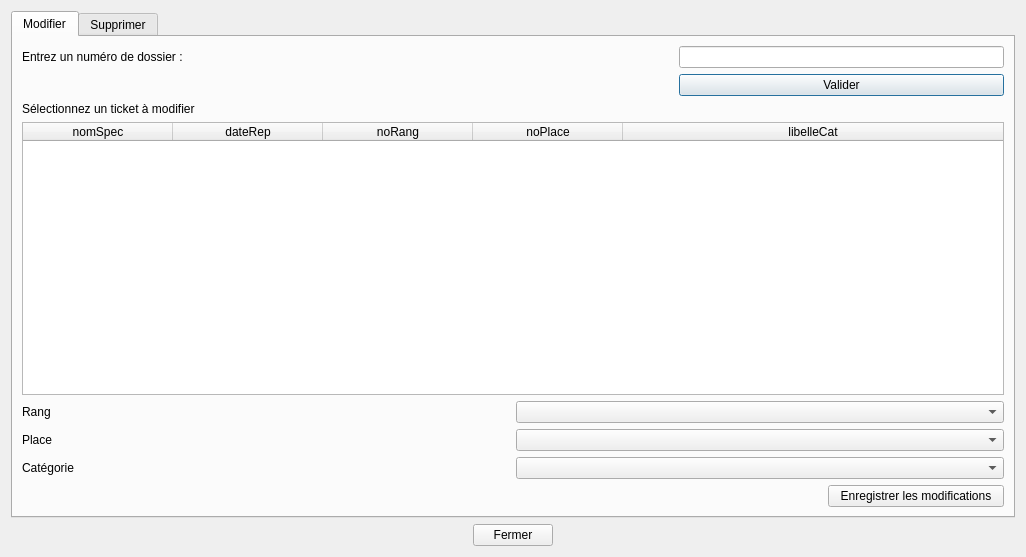
<?xml version="1.0" encoding="UTF-8"?>
<ui version="4.0">
 <class>fct_mod_2</class>
 <widget class="QDialog" name="fct_mod_2">
  <property name="geometry">
   <rect>
    <x>0</x>
    <y>0</y>
    <width>1026</width>
    <height>557</height>
   </rect>
  </property>
  <property name="sizePolicy">
   <sizepolicy hsizetype="Preferred" vsizetype="Preferred">
    <horstretch>0</horstretch>
    <verstretch>0</verstretch>
   </sizepolicy>
  </property>
  <property name="minimumSize">
   <size>
    <width>0</width>
    <height>0</height>
   </size>
  </property>
  <property name="windowTitle">
   <string>BD Théâtre</string>
  </property>
  <layout class="QVBoxLayout" name="verticalLayout">
   <item>
    <widget class="QTabWidget" name="tabWidget">
     <property name="enabled">
      <bool>true</bool>
     </property>
     <property name="focusPolicy">
      <enum>Qt::TabFocus</enum>
     </property>
     <property name="contextMenuPolicy">
      <enum>Qt::DefaultContextMenu</enum>
     </property>
     <property name="acceptDrops">
      <bool>false</bool>
     </property>
     <property name="currentIndex">
      <number>0</number>
     </property>
     <widget class="QWidget" name="tabUpdate">
      <attribute name="title">
       <string>Modifier</string>
      </attribute>
      <layout class="QVBoxLayout" name="verticalLayout_2">
       <item>
        <layout class="QGridLayout" name="gridDossier">
         <item row="1" column="1">
          <spacer name="horizontalSpacer_4">
           <property name="orientation">
            <enum>Qt::Horizontal</enum>
           </property>
           <property name="sizeHint" stdset="0">
            <size>
             <width>40</width>
             <height>20</height>
            </size>
           </property>
          </spacer>
         </item>
         <item row="1" column="2">
          <widget class="QPushButton" name="pushDossier">
           <property name="text">
            <string>Valider</string>
           </property>
          </widget>
         </item>
         <item row="0" column="0">
          <widget class="QLabel" name="label">
           <property name="text">
            <string>Entrez un numéro de dossier :</string>
           </property>
          </widget>
         </item>
         <item row="0" column="2">
          <widget class="QLineEdit" name="lineEdit"/>
         </item>
         <item row="1" column="0">
          <spacer name="horizontalSpacer_3">
           <property name="orientation">
            <enum>Qt::Horizontal</enum>
           </property>
           <property name="sizeHint" stdset="0">
            <size>
             <width>40</width>
             <height>20</height>
            </size>
           </property>
          </spacer>
         </item>
         <item row="2" column="0">
          <widget class="QLabel" name="label_5">
           <property name="text">
            <string>Sélectionnez un ticket à modifier</string>
           </property>
          </widget>
         </item>
        </layout>
       </item>
       <item>
        <widget class="QTableWidget" name="tableWidget">
         <property name="selectionMode">
          <enum>QAbstractItemView::SingleSelection</enum>
         </property>
         <property name="selectionBehavior">
          <enum>QAbstractItemView::SelectRows</enum>
         </property>
         <attribute name="horizontalHeaderDefaultSectionSize">
          <number>150</number>
         </attribute>
         <attribute name="horizontalHeaderStretchLastSection">
          <bool>true</bool>
         </attribute>
         <attribute name="verticalHeaderVisible">
          <bool>false</bool>
         </attribute>
         <column>
          <property name="text">
           <string>nomSpec</string>
          </property>
         </column>
         <column>
          <property name="text">
           <string>dateRep</string>
          </property>
         </column>
         <column>
          <property name="text">
           <string>noRang</string>
          </property>
         </column>
         <column>
          <property name="text">
           <string>noPlace</string>
          </property>
         </column>
         <column>
          <property name="text">
           <string>libelleCat</string>
          </property>
         </column>
        </widget>
       </item>
       <item>
        <layout class="QGridLayout" name="gridLayout">
         <item row="1" column="0">
          <widget class="QLabel" name="label_7">
           <property name="text">
            <string>Place</string>
           </property>
          </widget>
         </item>
         <item row="0" column="0">
          <widget class="QLabel" name="label_6">
           <property name="text">
            <string>Rang</string>
           </property>
          </widget>
         </item>
         <item row="2" column="0">
          <widget class="QLabel" name="label_8">
           <property name="text">
            <string>Catégorie</string>
           </property>
          </widget>
         </item>
         <item row="2" column="1">
          <widget class="QComboBox" name="comboCat"/>
         </item>
         <item row="1" column="1">
          <widget class="QComboBox" name="comboPlace"/>
         </item>
         <item row="0" column="1">
          <widget class="QComboBox" name="comboRang"/>
         </item>
        </layout>
       </item>
       <item>
        <layout class="QGridLayout" name="gridModif">
         <item row="1" column="1">
          <widget class="QPushButton" name="pushModif">
           <property name="text">
            <string>Enregistrer les modifications</string>
           </property>
          </widget>
         </item>
         <item row="1" column="0">
          <widget class="QLabel" name="label_2">
           <property name="minimumSize">
            <size>
             <width>800</width>
             <height>0</height>
            </size>
           </property>
           <property name="text">
            <string/>
           </property>
          </widget>
         </item>
        </layout>
       </item>
      </layout>
     </widget>
     <widget class="QWidget" name="tabSupp">
      <attribute name="title">
       <string>Supprimer</string>
      </attribute>
      <layout class="QVBoxLayout" name="verticalLayout_10">
       <item>
        <layout class="QGridLayout" name="gridLayout_3">
         <item row="1" column="0">
          <spacer name="horizontalSpacer_6">
           <property name="orientation">
            <enum>Qt::Horizontal</enum>
           </property>
           <property name="sizeHint" stdset="0">
            <size>
             <width>40</width>
             <height>20</height>
            </size>
           </property>
          </spacer>
         </item>
         <item row="0" column="0">
          <widget class="QLabel" name="label_3">
           <property name="text">
            <string>Entrez un numéro de dossier :</string>
           </property>
          </widget>
         </item>
         <item row="0" column="2">
          <widget class="QLineEdit" name="lineEdit_2"/>
         </item>
         <item row="0" column="1">
          <spacer name="horizontalSpacer_8">
           <property name="orientation">
            <enum>Qt::Horizontal</enum>
           </property>
           <property name="sizeHint" stdset="0">
            <size>
             <width>40</width>
             <height>20</height>
            </size>
           </property>
          </spacer>
         </item>
         <item row="1" column="2">
          <widget class="QPushButton" name="pushButton_4">
           <property name="text">
            <string>Valider</string>
           </property>
          </widget>
         </item>
         <item row="1" column="1">
          <spacer name="horizontalSpacer_7">
           <property name="orientation">
            <enum>Qt::Horizontal</enum>
           </property>
           <property name="sizeHint" stdset="0">
            <size>
             <width>40</width>
             <height>20</height>
            </size>
           </property>
          </spacer>
         </item>
        </layout>
       </item>
       <item>
        <widget class="QTableWidget" name="tableWidget_2">
         <property name="mouseTracking">
          <bool>false</bool>
         </property>
         <property name="selectionMode">
          <enum>QAbstractItemView::SingleSelection</enum>
         </property>
         <property name="selectionBehavior">
          <enum>QAbstractItemView::SelectRows</enum>
         </property>
         <attribute name="horizontalHeaderDefaultSectionSize">
          <number>150</number>
         </attribute>
         <attribute name="horizontalHeaderStretchLastSection">
          <bool>true</bool>
         </attribute>
         <attribute name="verticalHeaderVisible">
          <bool>false</bool>
         </attribute>
         <attribute name="verticalHeaderShowSortIndicator" stdset="0">
          <bool>false</bool>
         </attribute>
         <column>
          <property name="text">
           <string>nomSpec</string>
          </property>
         </column>
         <column>
          <property name="text">
           <string>dateRep</string>
          </property>
         </column>
         <column>
          <property name="text">
           <string>noRang</string>
          </property>
         </column>
         <column>
          <property name="text">
           <string>noPlace</string>
          </property>
         </column>
         <column>
          <property name="text">
           <string>libelleCat</string>
          </property>
         </column>
        </widget>
       </item>
       <item>
        <layout class="QGridLayout" name="gridLayout_6">
         <item row="0" column="1">
          <widget class="QPushButton" name="pushButton_5">
           <property name="contextMenuPolicy">
            <enum>Qt::NoContextMenu</enum>
           </property>
           <property name="text">
            <string>Supprimer ce ticket</string>
           </property>
          </widget>
         </item>
         <item row="0" column="0">
          <widget class="QLabel" name="label_4">
           <property name="minimumSize">
            <size>
             <width>800</width>
             <height>0</height>
            </size>
           </property>
           <property name="font">
            <font>
             <weight>75</weight>
             <italic>true</italic>
             <bold>true</bold>
            </font>
           </property>
           <property name="text">
            <string/>
           </property>
          </widget>
         </item>
        </layout>
       </item>
      </layout>
     </widget>
    </widget>
   </item>
   <item>
    <layout class="QHBoxLayout" name="horizontalLayout">
     <item>
      <spacer name="horizontalSpacer">
       <property name="orientation">
        <enum>Qt::Horizontal</enum>
       </property>
       <property name="sizeHint" stdset="0">
        <size>
         <width>40</width>
         <height>20</height>
        </size>
       </property>
      </spacer>
     </item>
     <item>
      <widget class="QPushButton" name="pushButton">
       <property name="text">
        <string>Fermer</string>
       </property>
      </widget>
     </item>
     <item>
      <spacer name="horizontalSpacer_2">
       <property name="orientation">
        <enum>Qt::Horizontal</enum>
       </property>
       <property name="sizeHint" stdset="0">
        <size>
         <width>40</width>
         <height>20</height>
        </size>
       </property>
      </spacer>
     </item>
    </layout>
   </item>
  </layout>
 </widget>
 <resources/>
 <connections>
  <connection>
   <sender>pushButton</sender>
   <signal>clicked()</signal>
   <receiver>fct_mod_2</receiver>
   <slot>close()</slot>
   <hints>
    <hint type="sourcelabel">
     <x>438</x>
     <y>542</y>
    </hint>
    <hint type="destinationlabel">
     <x>438</x>
     <y>282</y>
    </hint>
   </hints>
  </connection>
  <connection>
   <sender>pushDossier</sender>
   <signal>clicked()</signal>
   <receiver>fct_mod_2</receiver>
   <slot>refreshDossierMod()</slot>
   <hints>
    <hint type="sourcelabel">
     <x>718</x>
     <y>96</y>
    </hint>
    <hint type="destinationlabel">
     <x>438</x>
     <y>282</y>
    </hint>
   </hints>
  </connection>
  <connection>
   <sender>pushButton_4</sender>
   <signal>clicked()</signal>
   <receiver>fct_mod_2</receiver>
   <slot>refreshDossierSupp()</slot>
   <hints>
    <hint type="sourcelabel">
     <x>718</x>
     <y>96</y>
    </hint>
    <hint type="destinationlabel">
     <x>438</x>
     <y>279</y>
    </hint>
   </hints>
  </connection>
  <connection>
   <sender>tableWidget</sender>
   <signal>cellClicked(int,int)</signal>
   <receiver>tableWidget</receiver>
   <slot>selectRow(int)</slot>
   <hints>
    <hint type="sourcelabel">
     <x>512</x>
     <y>292</y>
    </hint>
    <hint type="destinationlabel">
     <x>512</x>
     <y>292</y>
    </hint>
   </hints>
  </connection>
  <connection>
   <sender>pushButton_5</sender>
   <signal>clicked()</signal>
   <receiver>fct_mod_2</receiver>
   <slot>SuppTicket()</slot>
   <hints>
    <hint type="sourcelabel">
     <x>915</x>
     <y>489</y>
    </hint>
    <hint type="destinationlabel">
     <x>512</x>
     <y>279</y>
    </hint>
   </hints>
  </connection>
 </connections>
 <slots>
  <slot>refreshDossierSupp()</slot>
  <slot>refreshDossierMod()</slot>
  <slot>SuppTicket()</slot>
 </slots>
</ui>
